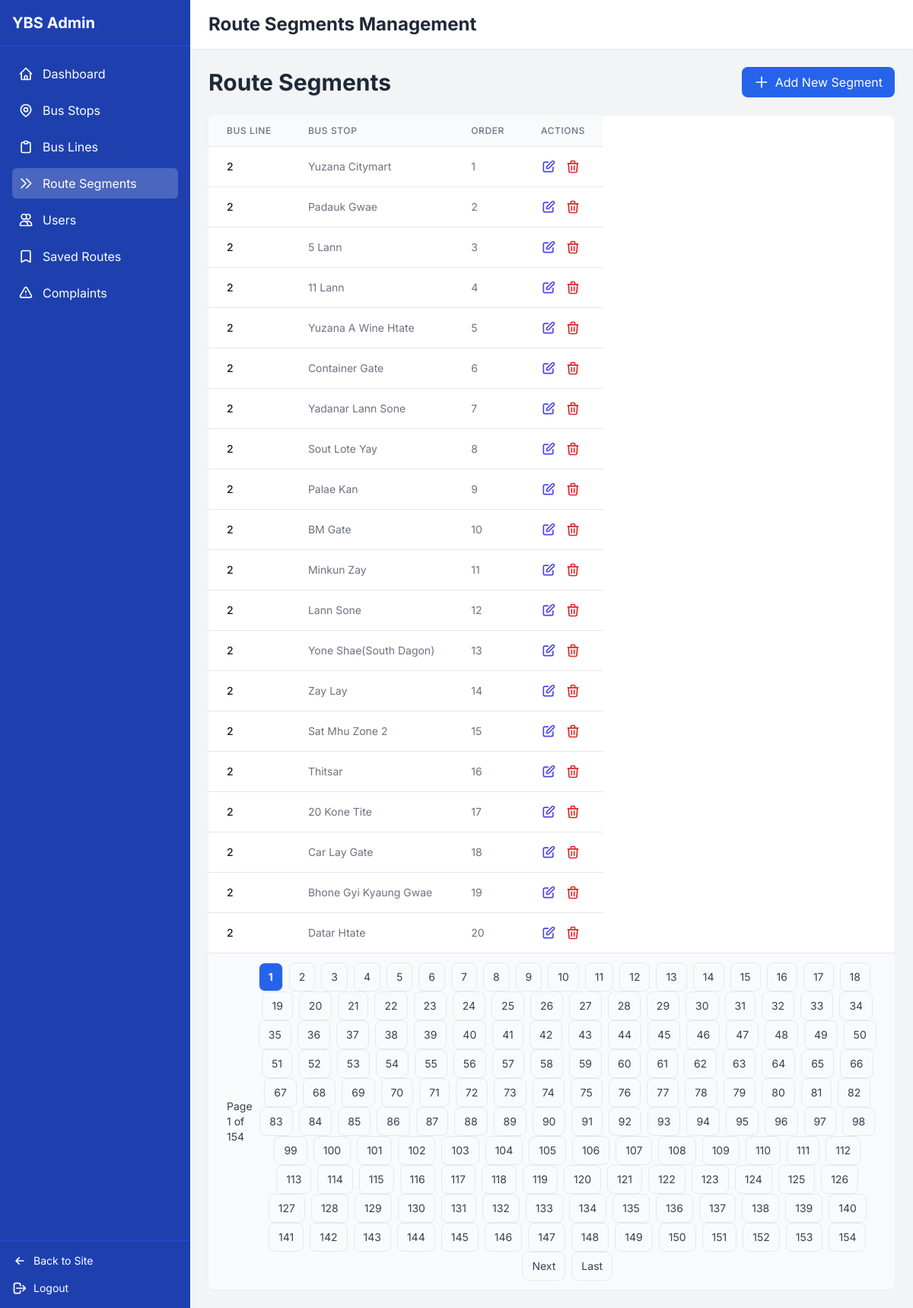
The app's page /admin-dashboard/route-segments/ (signed in) with its own data.
### bus_routes/models.py (models this page shows, shortened)
class RouteSegment(models.Model):
    bus_line = models.ForeignKey(BusLine, on_delete=models.CASCADE, related_name='route_segments',
                                 verbose_name="Bus Line")
    bus_stop = models.ForeignKey(BusStop, on_delete=models.CASCADE, related_name='route_segments',
                                 verbose_name="Bus Stop")
    order = models.IntegerField(verbose_name="Stop Order")  # Order of the stop on the route
    class Meta:
        ordering = ['bus_line', 'order']
        unique_together = ('bus_line', 'bus_stop', 'order')  # Order of a stop must be unique within a bus line
        verbose_name = "Route Segment"
        verbose_name_plural = "Route Segments"

class BusLine(models.Model):
    line_number = models.IntegerField(unique=True, verbose_name="Bus Line Number")
    description = models.TextField(blank=True, verbose_name="Description")
    class Meta:
        verbose_name = "Bus Line"
        verbose_name_plural = "Bus Lines"

class BusStop(models.Model):
    name_mm = models.CharField(max_length=255, verbose_name="Stop Name (Myanmar)")
    name_en = models.CharField(max_length=255, verbose_name="Stop Name (English)")
    road_name_mm = models.CharField(max_length=255, blank=True, null=True, verbose_name="Road Name (Myanmar)")
    road_name_en = models.CharField(max_length=255, blank=True, null=True, verbose_name="Road Name (English)")
    latitude = models.DecimalField(max_digits=9, decimal_places=6, null=True, blank=True, verbose_name="Latitude")
    longitude = models.DecimalField(max_digits=9, decimal_places=6, null=True, blank=True, verbose_name="Longitude")
    class Meta:
        verbose_name = "Bus Stop"
        verbose_name_plural = "Bus Stops"
        unique_together = (('name_mm', 'road_name_mm'), ('name_en', 'road_name_en'))

### bus_routes/views.py (the view)
# urls.py: path('admin-dashboard/route-segments/', views.admin_route_segments, name='admin_route_segments'),
@user_passes_test(is_admin)
def admin_route_segments(request):
    segments_list = RouteSegment.objects.all().order_by('bus_line__line_number', 'order').select_related('bus_line',
                                                                                                         'bus_stop')
    paginator = Paginator(segments_list, 20)  # Show 20 segments per page
    page_number = request.GET.get('page')
    page_obj = paginator.get_page(page_number)
    return render(request, 'admin_route_segments.html', {
        'active_tab': 'route_segments',
        'segments': page_obj
    })

### bus_routes/views.py (called while the page is built)
def is_admin(user):
    return user.is_authenticated and user.is_staff

### templates/admin_route_segments.html (shortened to what this page needs)
{% extends "admin_dashboard.html" %}
{% block header_title %}Route Segments Management{% endblock %}
{% block content %}
<div class="mb-4 sm:mb-6 flex justify-between items-center">
    <h1 class="text-2xl sm:text-3xl font-bold text-gray-800">Route Segments</h1>
    <a href="{% url 'admin_route_segment_add' %}"
       class="bg-blue-600 text-white px-3 sm:px-4 py-2 rounded-lg hover:bg-blue-700 transition-all duration-200 text-sm sm:text-base flex items-center">
        <svg xmlns="http://www.w3.org/2000/svg" class="h-4 w-4 sm:h-5 sm:w-5 mr-1 sm:mr-2" fill="none" viewBox="0 0 24 24" stroke="currentColor">
            <path stroke-linecap="round" stroke-linejoin="round" stroke-width="2" d="M12 4v16m8-8H4" />
        </svg>
        <span class="hidden sm:inline">Add New Segment</span>
    </a>
</div>
{% if segments %}
<div class="bg-white rounded-lg shadow-sm overflow-hidden">
    <div class="overflow-x-auto -webkit-overflow-scrolling-touch">
        <table class="min-w-full divide-y divide-gray-200" style="min-width: 500px;">
            <thead class="bg-gray-50">
                <tr>
                    <th class="px-3 sm:px-6 py-3 text-left text-xs font-medium text-gray-500 uppercase tracking-wider">
                        Bus Line
                    </th>
                    <th class="px-3 sm:px-6 py-3 text-left text-xs font-medium text-gray-500 uppercase tracking-wider">
                        Bus Stop
                    </th>
                    <th class="px-3 sm:px-6 py-3 text-left text-xs font-medium text-gray-500 uppercase tracking-wider">
                        Order
                    </th>
                    <th class="px-3 sm:px-6 py-3 text-left text-xs font-medium text-gray-500 uppercase tracking-wider">
                        Actions
                    </th>
                </tr>
            </thead>
            <tbody class="bg-white divide-y divide-gray-200">
                {% for segment in segments %}
                <tr class="hover:bg-gray-50">
                    <td class="px-3 sm:px-6 py-4 whitespace-nowrap text-sm font-medium text-gray-900">
                        {{ segment.bus_line.line_number }}
                    </td>
                    <td class="px-3 sm:px-6 py-4 whitespace-nowrap text-sm text-gray-500">
                        {{ segment.bus_stop.name_en }}
                    </td>
                    <td class="px-3 sm:px-6 py-4 whitespace-nowrap text-sm text-gray-500">
                        {{ segment.order }}
                    </td>
                    <td class="px-3 sm:px-6 py-4 whitespace-nowrap text-sm font-medium">
                        <div class="flex space-x-2 sm:space-x-3">
                            <a href="{% url 'admin_route_segment_edit' segment.id %}"
                               class="text-indigo-600 hover:text-indigo-900"
                               title="Edit">
                                <svg xmlns="http://www.w3.org/2000/svg" class="h-5 w-5" fill="none" viewBox="0 0 24 24" stroke="currentColor">
                                    <path stroke-linecap="round" stroke-linejoin="round" stroke-width="2" d="M11 5H6a2 2 0 00-2 2v11a2 2 0 002 2h11a2 2 0 002-2v-5m-1.414-9.414a2 2 0 112.828 2.828L11.828 15H9v-2.828l8.586-8.586z" />
                                </svg>
                            </a>
                            <a href="{% url 'admin_route_segment_delete' segment.id %}"
                               class="text-red-600 hover:text-red-900"
                               onclick="return confirm('Are you sure you want to delete this route segment?')"
                               title="Delete">
                                <svg xmlns="http://www.w3.org/2000/svg" class="h-5 w-5" fill="none" viewBox="0 0 24 24" stroke="currentColor">
                                    <path stroke-linecap="round" stroke-linejoin="round" stroke-width="2" d="M19 7l-.867 12.142A2 2 0 0116.138 21H7.862a2 2 0 01-1.995-1.858L5 7m5 4v6m4-6v6m1-10V4a1 1 0 00-1-1h-4a1 1 0 00-1 1v3M4 7h16" />
                                </svg>
                            </a>
                        </div>
                    </td>
                </tr>
                {% endfor %}
            </tbody>
        </table>
    </div>
    {% if segments.has_other_pages %}
    <div class="bg-gray-50 px-4 py-3 border-t border-gray-200 sm:px-6">
        <div class="flex flex-col sm:flex-row items-center justify-between space-y-3 sm:space-y-0">
            <span class="text-sm text-gray-700">
                Page {{ segments.number }} of {{ segments.paginator.num_pages }}
            </span>
            <nav class="flex items-center space-x-2 flex-wrap justify-center">
                {% for i in segments.paginator.page_range %}
                    {% if segments.number == i %}
                        <span class="px-3 py-2 border rounded-lg bg-blue-600 text-white font-bold text-sm">
                            {{ i }}
                        </span>
                    {% else %}
                        <a href="?page={{ i }}"
                           class="px-3 py-2 border rounded-lg text-gray-700 hover:bg-gray-200 transition-all duration-200 text-sm">
                            {{ i }}
                        </a>
                    {% endif %}
                {% endfor %}
                {% if segments.has_next %}
                    <a href="?page={{ segments.next_page_number }}"
                       class="px-3 py-2 border rounded-lg text-gray-700 hover:bg-gray-200 transition-all duration-200 text-sm">
                        Next
                    </a>
                    <a href="?page={{ segments.paginator.num_pages }}"
                       class="px-3 py-2 border rounded-lg text-gray-700 hover:bg-gray-200 transition-all duration-200 text-sm">
                        Last
                    </a>
                {% endif %}
            </nav>
        </div>
    </div>
    {% endif %}
</div>
{% endif %}
{% endblock %}

### templates/admin_dashboard.html (style rules this page uses)
body { font-family: 'Inter', sans-serif; background-color: #f3f4f6; }

### records on screen
RouteSegment: bus_line.line_number "2", bus_stop.name_en "Yuzana Citymart", order "1"
RouteSegment: bus_line.line_number "2", bus_stop.name_en "Padauk Gwae", order "2"
RouteSegment: bus_line.line_number "2", bus_stop.name_en "5 Lann", order "3"
RouteSegment: bus_line.line_number "2", bus_stop.name_en "11 Lann", order "4"
RouteSegment: bus_line.line_number "2", bus_stop.name_en "Yuzana A Wine Htate", order "5"
RouteSegment: bus_line.line_number "2", bus_stop.name_en "Container Gate", order "6"
RouteSegment: bus_line.line_number "2", bus_stop.name_en "Yadanar Lann Sone", order "7"
RouteSegment: bus_line.line_number "2", bus_stop.name_en "Sout Lote Yay", order "8"
RouteSegment: bus_line.line_number "2", bus_stop.name_en "Palae Kan", order "9"
RouteSegment: bus_line.line_number "2", bus_stop.name_en "BM Gate", order "10"
RouteSegment: bus_line.line_number "2", bus_stop.name_en "Minkun Zay", order "11"
RouteSegment: bus_line.line_number "2", bus_stop.name_en "Lann Sone", order "12"
RouteSegment: bus_line.line_number "2", bus_stop.name_en "Yone Shae(South Dagon)", order "13"
RouteSegment: bus_line.line_number "2", bus_stop.name_en "Zay Lay", order "14"
RouteSegment: bus_line.line_number "2", bus_stop.name_en "Sat Mhu Zone 2", order "15"
RouteSegment: bus_line.line_number "2", bus_stop.name_en "Thitsar", order "16"
RouteSegment: bus_line.line_number "2", bus_stop.name_en "20 Kone Tite", order "17"
RouteSegment: bus_line.line_number "2", bus_stop.name_en "Car Lay Gate", order "18"
RouteSegment: bus_line.line_number "2", bus_stop.name_en "Bhone Gyi Kyaung Gwae", order "19"
RouteSegment: bus_line.line_number "2", bus_stop.name_en "Datar Htate", order "20"

### other values on screen
{{ segments.number }} "1"
{{ segments.paginator.num_pages }} "154"
{{ i }} "1"
{{ i }} "2" "3" "4" "5" "6" "7" "8" "9" "10" "11" "12" "13" "14" "15" "16" "17" "18" "19" "20" "21" "22" "23" "24" "25" "26" "27" "28" "29" "30" "31" "32" "33" "34" "35" "36" "37" "38" "39" "40" "41" "42" "43" "44" "45" "46" "47" "48" "49" "50" "51" "52" "53" "54" "55" "56" "57" "58" "59" "60" "61" "62" "63" "64" "65" "66" "67" "68" "69" "70" "71" "72" "73" "74" "75" "76" "77" "78" "79" "80" "81" "82" "83" "84" "85" "86" "87" "88" "89" "90" "91" "92" "93" "94" "95" "96" "97" "98" "99" "100" "101" "102" "103" "104" "105" "106" "107" "108" "109" "110" "111" "112" "113" "114" "115" "116" "117" "118" "119" "120" "121" "122" "123" "124" "125" "126" "127" "128" "129" "130" "131" "132" "133" "134" "135" "136" "137" "138" "139" "140" "141" "142" "143" "144" "145" "146" "147" "148" "149" "150" "151" "152" "153" "154"
